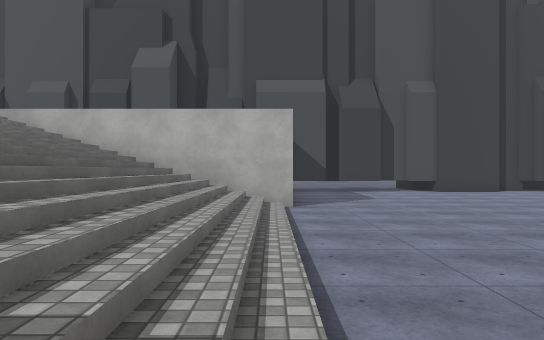
[1] (above)

20 first-person views from a walk through a Unity game level. The camera is 1.4 m above the floor, looks level and sees 70° across. The floor is counted in squares, 2 m on a side. Each view is taken from the middle of a square. On the plan, view 1 faces up. The plan holds only what a view shows up to about 11 squares ahead; the rest is blank. The place goes on beyond the plan. The player is left out. Some animated figures are not drawn. Some surface patterns are stand-ins.

[2]
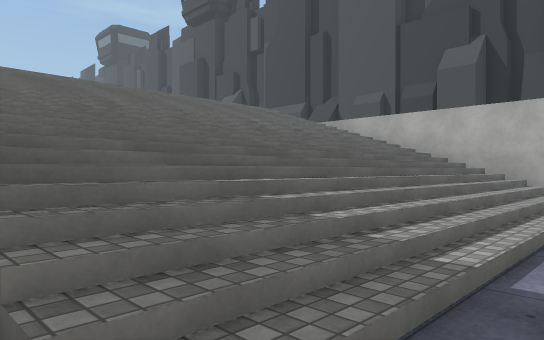

[3]
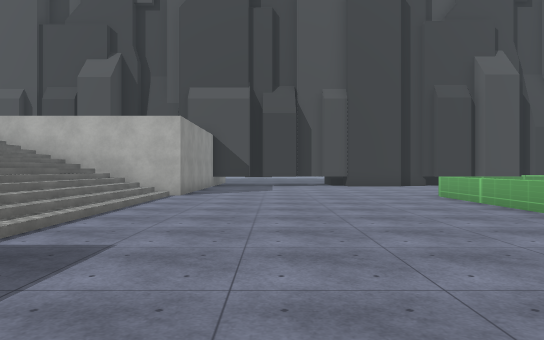

[4]
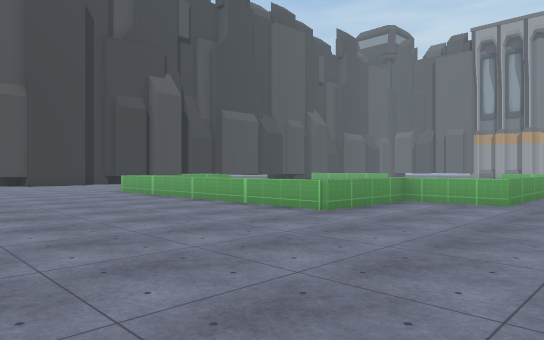

[5]
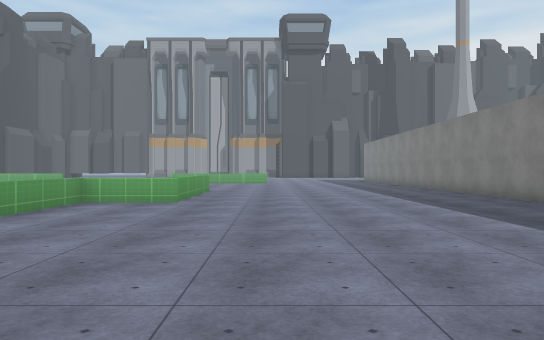

[6]
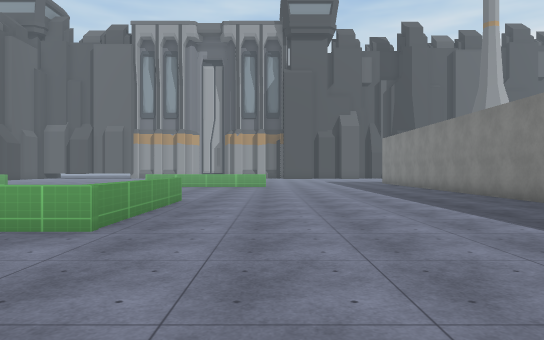

[7]
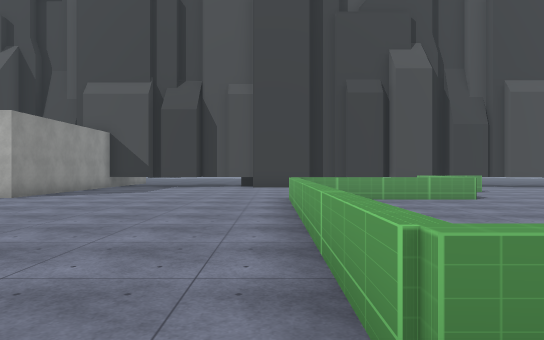

[8]
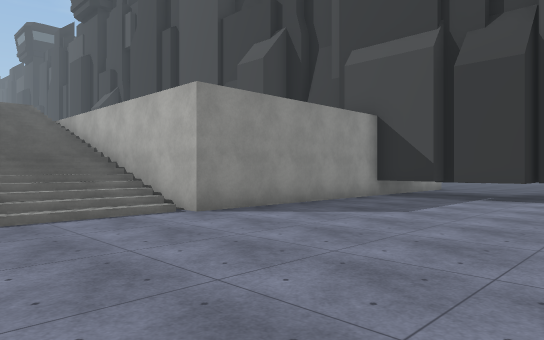

[9]
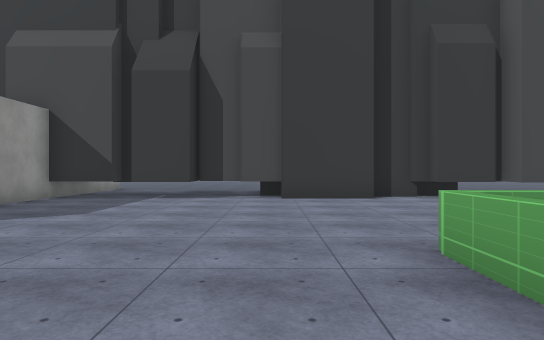

[10]
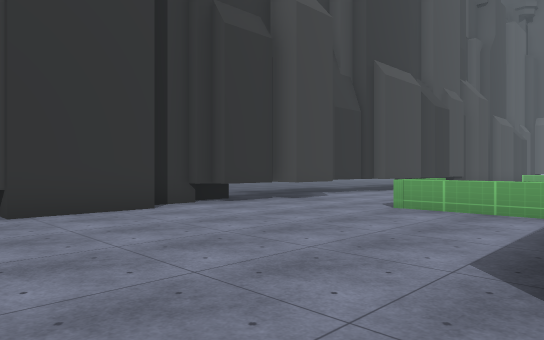

[11]
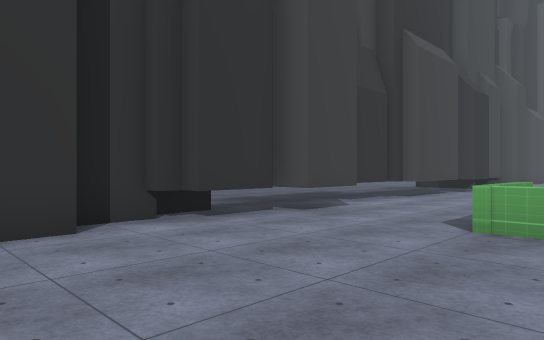

[12]
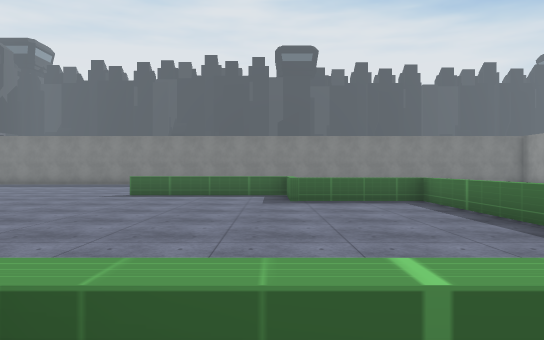

[13]
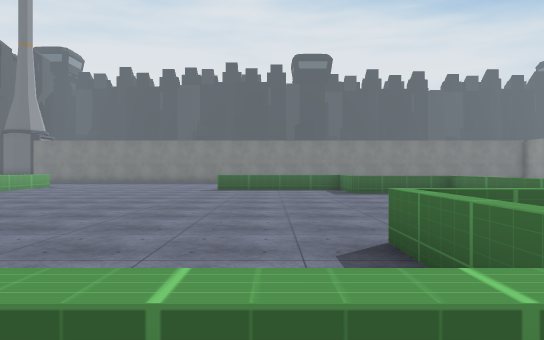

[14]
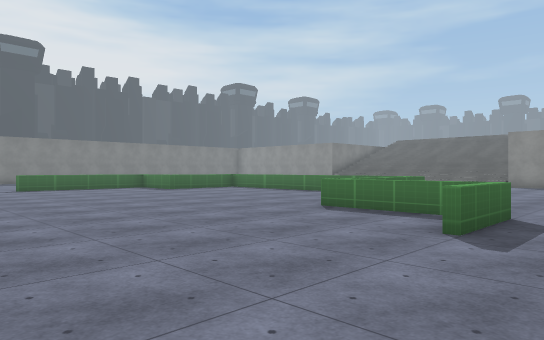

[15]
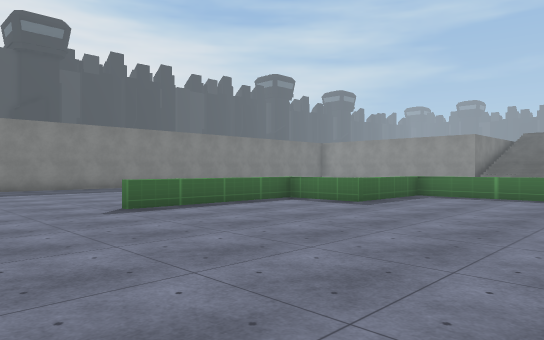

[16]
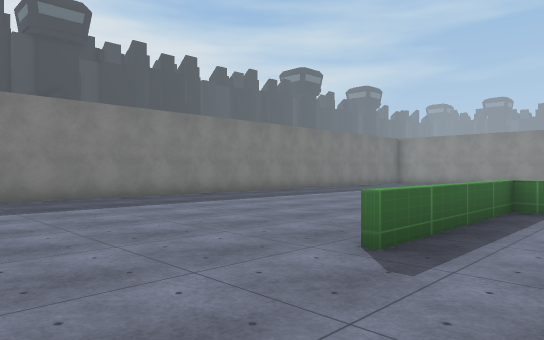

[17]
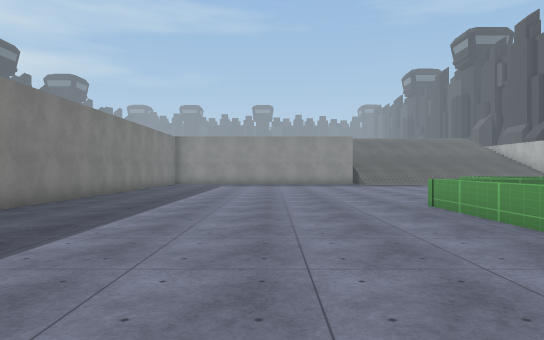

[18]
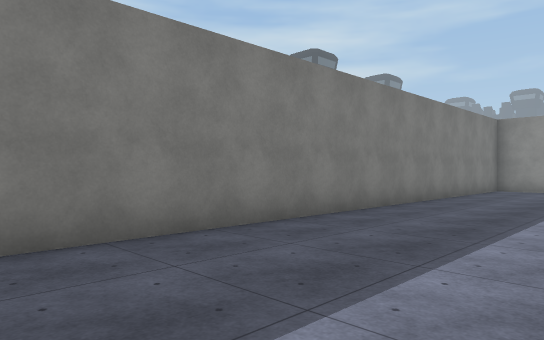

[19]
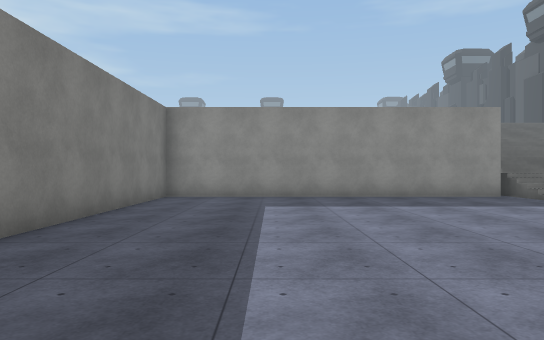

[20]
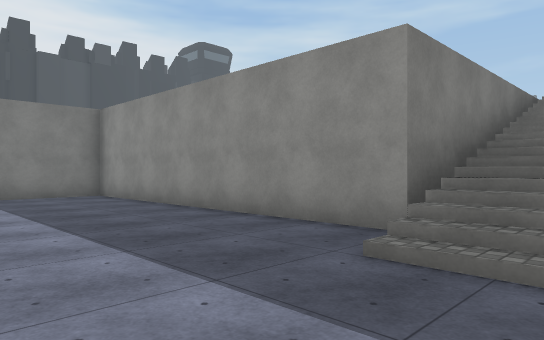

### Floor plan
Key: @ floor where view 1 was taken; # wall or solid block; . floor; / step, stairs or slope; = window, fence, low wall or low ledge; ^ raised ledge; v drop or lower ground; T tower.
Columns run from 8 left of view 1 to 18 right of it. Each row starts with its distance up from view 1.
 16         #   ###   ##
 15         #######TTT### .####
 14         #...........##.....
 13         #..................
 12         #.................
 11         #...........^=.....
 10         #...........^......
  9   vv#####...........^.....
  8  ////////......=^^^^......
  7  ////////......=..........
  6  ////////......=..........
  5 /////////......=...........
  4 /////////......=...........
  3 /////////......=...........
  2 /////////......=...........
  1 /////////......=...........
  0  ///////@......=^^^........
 -1  vvv####..........=........
 -2        #..........=^^^^....
 -3        #...................
 -4        #..................
 -5        #...................
 -6        #..................
 -7        #..................
 -8        #..................
 -9        #..................
-10        ###################

Positions as (right, up) in squares from view 1, and headings:
1: (0, 0), facing up
2: (1, -1), facing up-left
3: (3, -2), facing up
4: (2, -4), facing up-right
5: (2, -4), facing right
6: (6, -4), facing right
7: (7, -1), facing up
8: (6, 5), facing up-left
9: (6, 5), facing up
10: (5, 8), facing up-right
11: (7, 10), facing up-right
12: (11, 9), facing down
13: (13, 12), facing down
14: (18, 13), facing down-left
15: (18, 5), facing down-left
16: (18, 0), facing down-left
17: (18, -5), facing left
18: (13, -6), facing down-left
19: (9, -7), facing left
20: (3, 1), facing down-left
